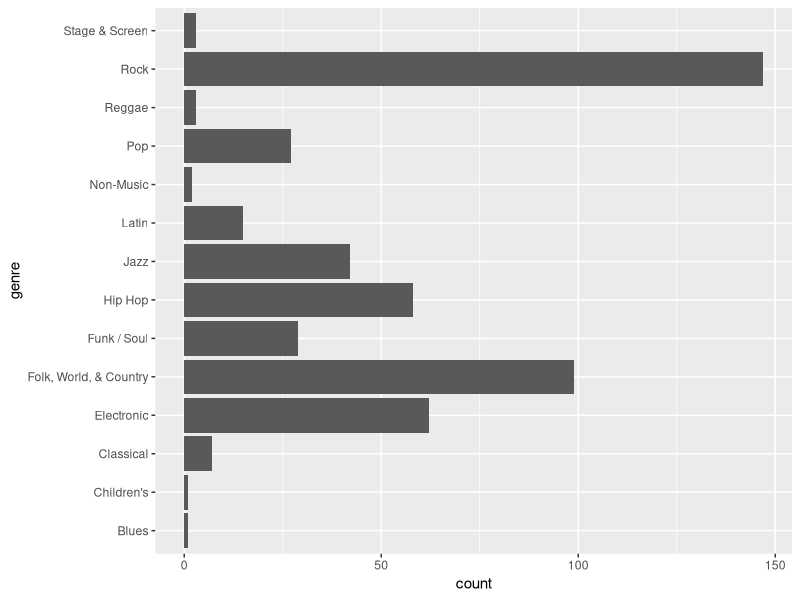
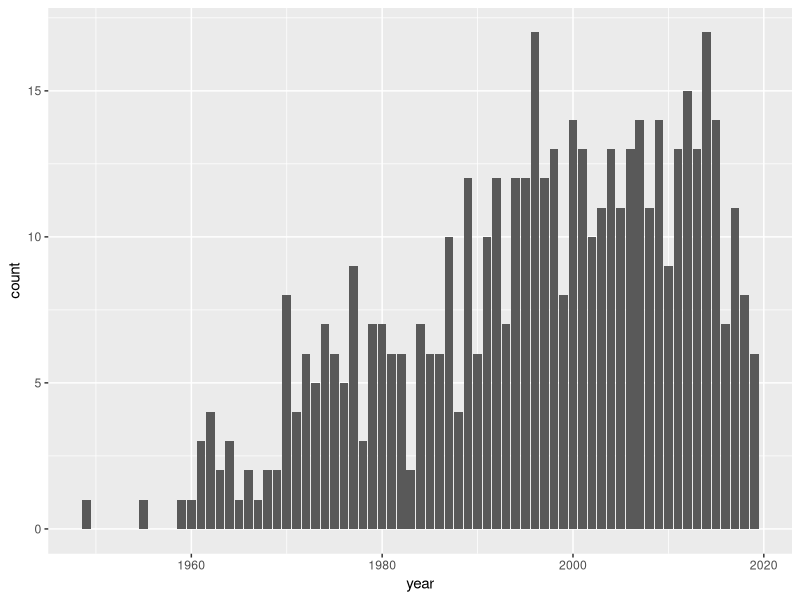

The R source for these figures, in order:
## ---- chunk 1
knitr::opts_chunk$set(echo = TRUE)
library('tidyverse')
library('dplyr')
## ---- chunk 2
albumCovers <- read_csv('data/album-cover-data.csv')

glimpse(albumCovers)
## ---- chunk 3
colSums(is.na(albumCovers))
clean_dat <- albumCovers %>%
  drop_na()
glimpse(clean_dat)
colSums(is.na(clean_dat))
## ---- chunk 4
clean_dat %>% nrow()

clean_dat %>%
  group_by(artist) %>%
  count() %>%
  nrow()

clean_dat %>%
  group_by(artist) %>%
  count() %>%
  ungroup() %>%
  summarize(
    avg_release = mean(n)
  )


## ---- chunk 5
clean_dat %>%
  ggplot() +
  geom_bar(aes(x=genre)) +
  coord_flip()
## ---- chunk 6
clean_dat %>%
  ggplot() +
  geom_bar(aes(x=year))
